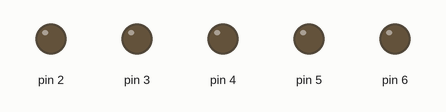
Simulated run of this sketch. Board: Arduino Uno, built with avr-gcc and run on an emulated ATmega328P. On the bench: output pins drawn as LEDs (lit = HIGH).

Above: at 0.2 s.
At 2.7 s:
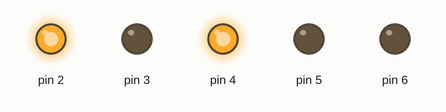
At 5.2 s:
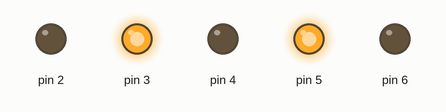
At 10.2 s:
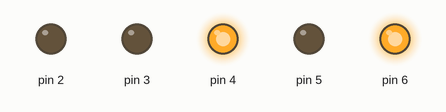
At 15.2 s:
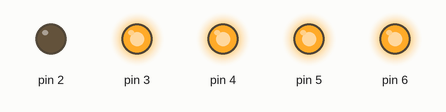
At 20.2 s:
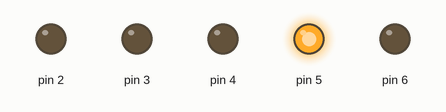
Timing chart, 0 to 20.8 s (numbered marks = the images above):
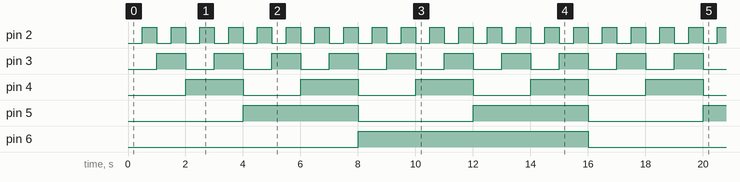

The sketch:

numerobinario1.ino
```cpp
void setup()
{
  pinMode(2, OUTPUT);
  pinMode(3, OUTPUT);
  pinMode(4, OUTPUT);
  pinMode(5, OUTPUT);
  pinMode(6, OUTPUT);
}

void loop()
{
  for(int n=0; n<32; n++){//percorre o número
    for(int bit=0; bit < 5; bit++){//percorre a posição dos bits
      if(bitRead(n, bit) == 1){//acende/apaga o let da posição dependedo se o bitRead for 1 ou 0
      	digitalWrite(bit+2, HIGH);
      }else{
      	digitalWrite(bit+2, LOW);
      }
    }
    delay(500);
  }

}
```

Measured:
- by itself, pin 2: alternates HIGH for 0.50 s and LOW for 0.50 s
- by itself, pin 3: alternates HIGH for 1.0 s and LOW for 1.0 s
- by itself, pin 4: alternates HIGH for 2.0 s and LOW for 2.0 s
- by itself, pin 5: alternates HIGH for 4.0 s and LOW for 4.0 s
- by itself, pin 6: alternates HIGH for 8.0 s and LOW for 8.0 s
